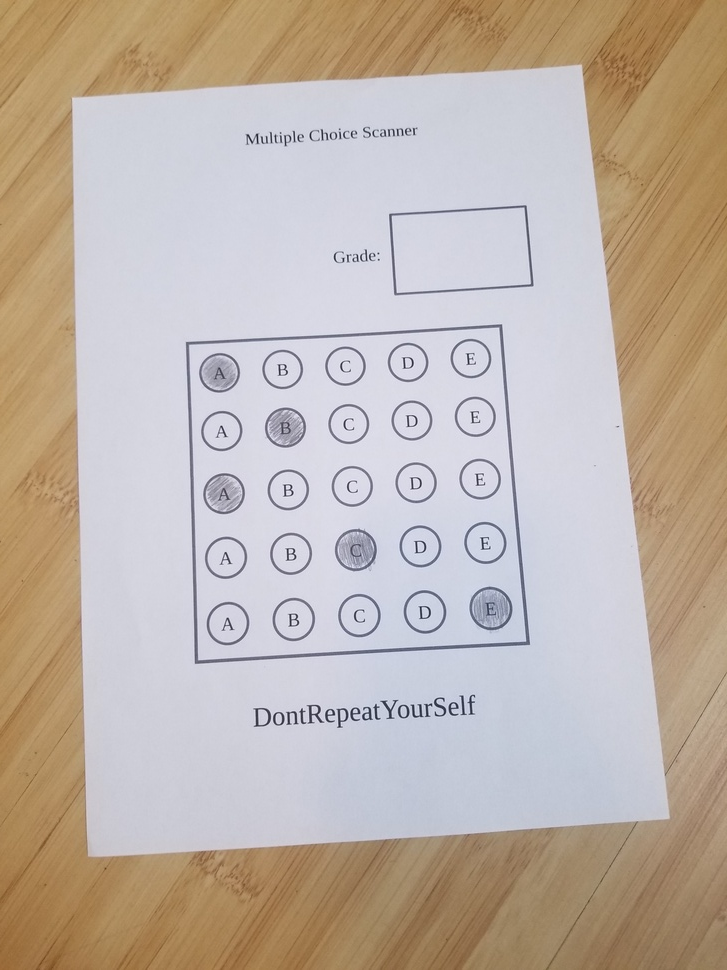
#> input picture images/3.jpg, 727 x 970 px, shrunk from 3024 x 4032 before the run
$ python nmain.py
#> lines starting #> are read from the running program, lines starting #| are printed output that depends on the picture; after the words box and inside, x2 and y2 are one past the last pixel; in counts of white or black regions, pixels touching at a corner belong together
import cv2
from PIL import Image
import matplotlib.pyplot as plt
import numpy as np


# [5 lines left out: function display_img, not called in this run]


def get_rect_cnts(contours): # a function is used to allow reuse of the code
    rect_cnts = []
    for cnt in contours:
        # approximate the contour
        peri = cv2.arcLength(cnt, True)
        approx = cv2.approxPolyDP(cnt, 0.02 * peri, True)
        # if the approximated contour is a rectangle ...
        if len(approx) == 4:  # looking for 4 points/corners of the same intensity
            # append it to our list
            rect_cnts.append(approx)
    # sort the contours from biggest to smallest
    rect_cnts = sorted(rect_cnts, key=cv2.contourArea, reverse=True)

    return rect_cnts


def get_sans(img, correct):
    student_ans = []

    height, width = img.shape
    leng = len(correct)
    v_split = int(round(height / leng))
    h_split = int(round(width / 5))

    top = 0
    bottum = v_split

    for _ in range(0, leng):
        top_w = 0
        bottum_w = h_split
        most_like = []
        last = 0

        for i in range(0, 5):
            cropped_s = img[top:bottum, top_w:bottum_w]
            for_col = np.sum(cropped_s <= 200)
            if for_col > last:
                last = for_col
                most_like = correct[i]

            top_w = bottum_w
            bottum_w += h_split

        top = bottum
        bottum += v_split
        student_ans.append(most_like)

    return student_ans

# load img
file_path = "images/3.jpg"
img = cv2.imread(file_path)
#> img is the input picture: shape (970, 727, 3); mean B, G, R 168.8, 178.6, 190.9

#init
options = ["A", "B", "C", "D", "E"]
correct = ["A", "C", "B", "D", "E"]

# Grey Scale img
gray_img = cv2.cvtColor(img, cv2.COLOR_BGR2GRAY)
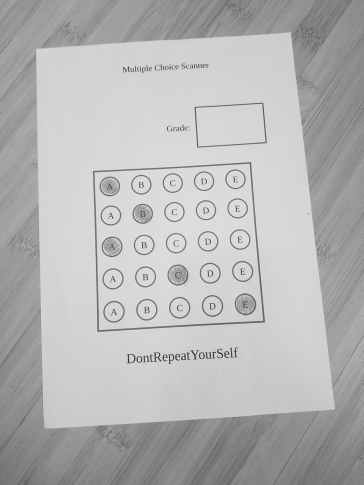
#> gray_img: shape (970, 727) (shown at 1/2 size); min 28, max 245, mean 181.2

# Blur img
blur_img = cv2.GaussianBlur(gray_img, (5, 5), 0)

ret, thresh = cv2.threshold(blur_img, 127, 255, 0)
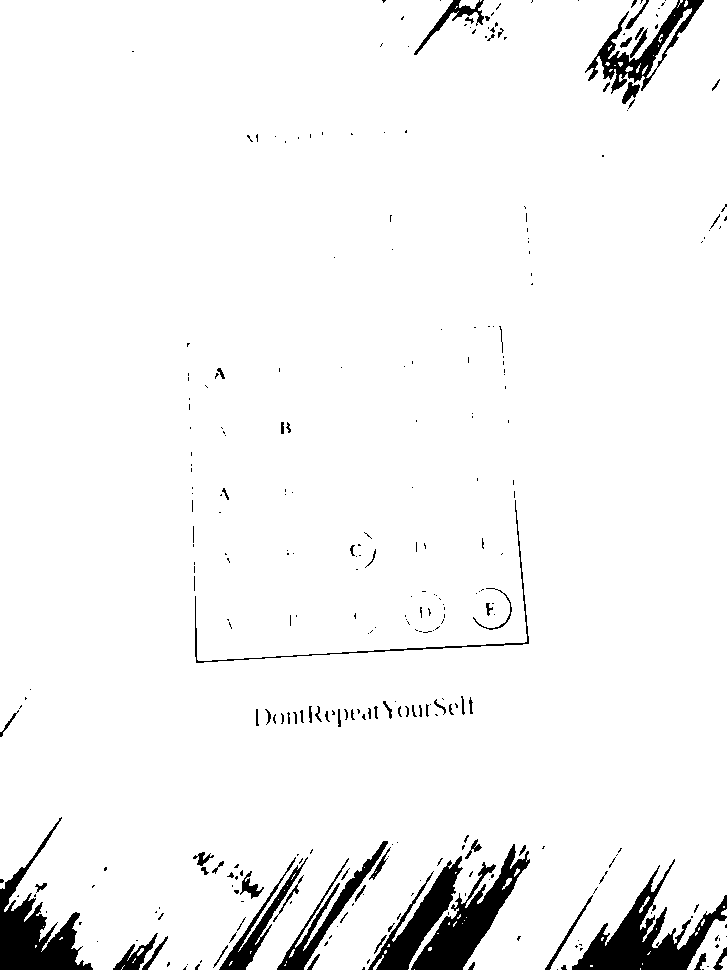
#> thresh: shape (970, 727); 95.5% white; 314 black regions (232 under 20 px), largest, box (x1, y1, x2, y2) and area: (572, 859, 727, 970) 5506, (0, 817, 93, 970) 4823, (411, 844, 530, 970) 4602

# makes edges more prominint
edge_img = cv2.Canny(blur_img, 10, 70)
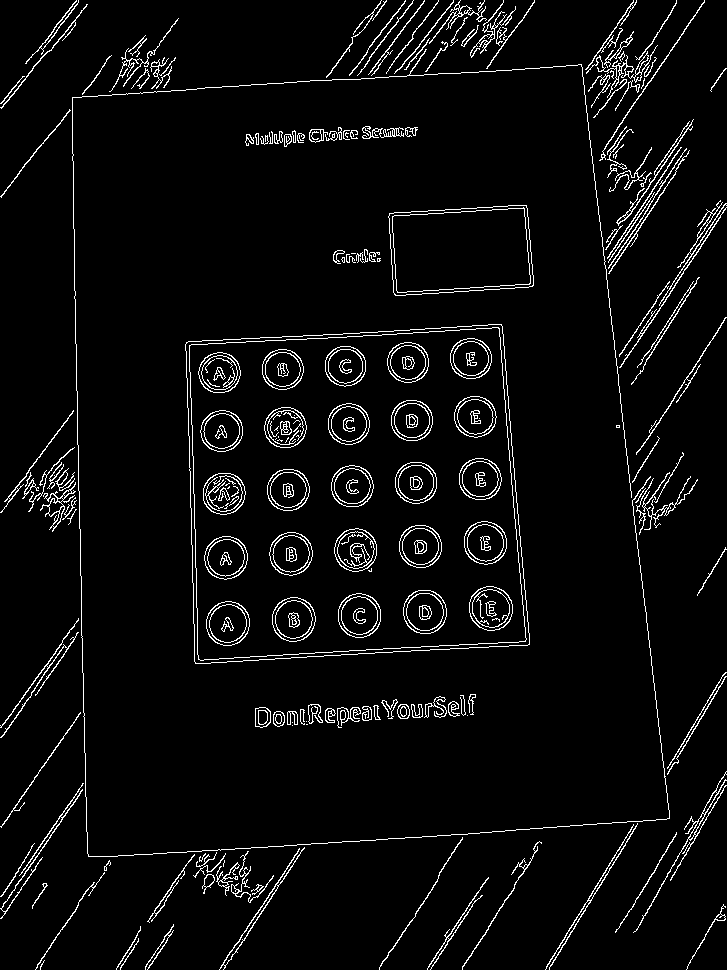
#> edge_img: shape (970, 727); 4.5% white in thin lines or dots

# gets the contors of the pages
contours, _ = cv2.findContours(edge_img, cv2.RETR_LIST, cv2.CHAIN_APPROX_NONE)
#> contours = 472 contours, 154 with area under 20; largest, box (x1, y1, x2, y2) and area: (185, 324, 530, 664) 104501, (185, 324, 530, 664) 104499, (189, 327, 527, 661) 100178, (189, 327, 527, 661) 100175, (388, 205, 534, 296) 11474
cntr = get_rect_cnts(contours)
#> the loop in get_rect_cnts, `for cnt in contours:` made 472 passes
#> peri on passes 5 to 7: 35.46, 184.6, 9.07
#> after the loop in get_rect_cnts, `for cnt in contours:`: rect_cnts = 33 contours, 17 with area under 20; largest, box (x1, y1, x2, y2) and area: (186, 324, 530, 664) 104344, (185, 324, 530, 664) 103756, (189, 327, 526, 660) 100176, (189, 327, 527, 661) 99621, (389, 205, 533, 295) 11182
#> cntr has the same summary as rect_cnts in get_rect_cnts
contor_img = cv2.drawContours(blur_img, cntr, 1, (255,255,255), 25)
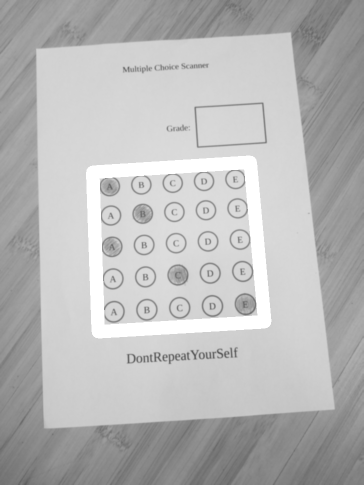
#> contor_img: shape (970, 727) (shown at 1/2 size); min 82, max 255, mean 183.8

# crops to the grade countor box
x,y,w,h = cv2.boundingRect(cntr[1])
#> x = 185; y = 324; w = 345; h = 340
cropped_img = contor_img[y:y+h, x:x+w]
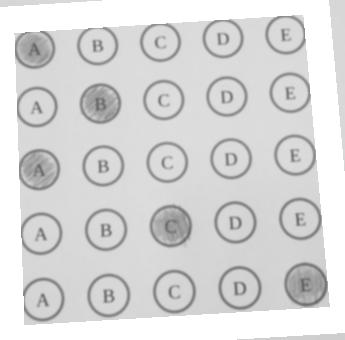
#> cropped_img: shape (340, 345); min 100, max 255, mean 215.7

stu_ans = get_sans(cropped_img, options)
#> after the loop in get_sans, `for _ in range(0, leng):`: bottum = 408; student_ans = ['A', 'B', 'A', 'C', 'E']
#> stu_ans = ['A', 'B', 'A', 'C', 'E']
print(stu_ans)
#| ['A', 'B', 'A', 'C', 'E']

correct_count = 0

for index, ans in enumerate(correct):
    if stu_ans[index] == ans:
        correct_count += 1
#> after the loop, correct_count = 2

print(correct_count, "/", len(correct))
#| 2 / 5

$ run again, with images/1.jpg copied over images/3.jpg
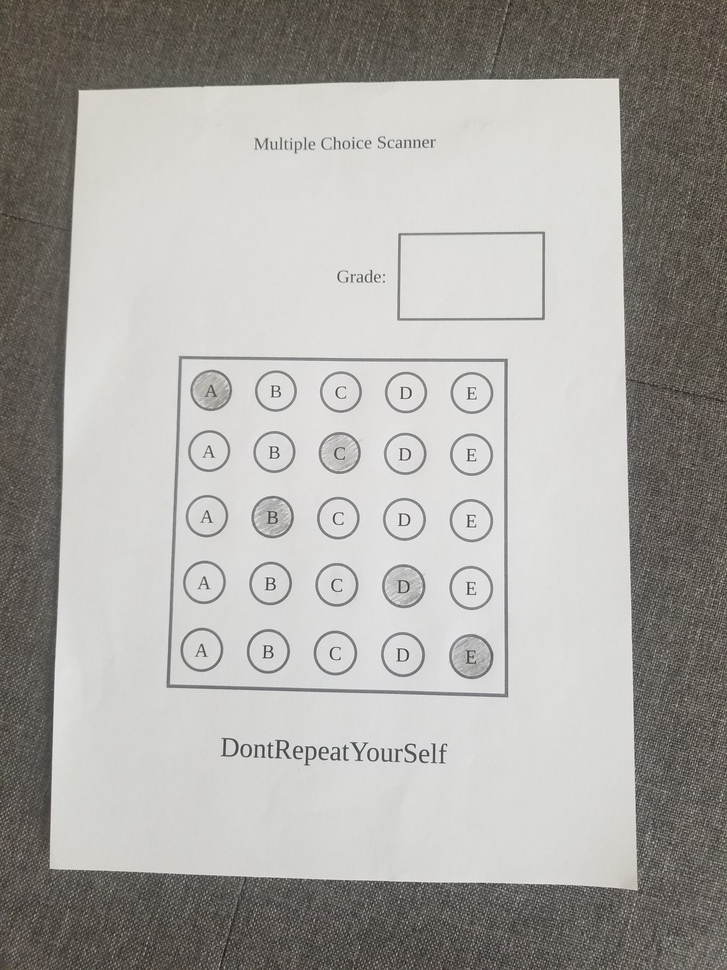
#> input picture images/1.jpg, 727 x 970 px, shrunk from 3024 x 4032 before the run
#> img is the input picture: shape (970, 727, 3); mean B, G, R 163.9, 168.2, 170.1
#> `ret, thresh = cv2.threshold(blur_img, 127, 255, 0)`:
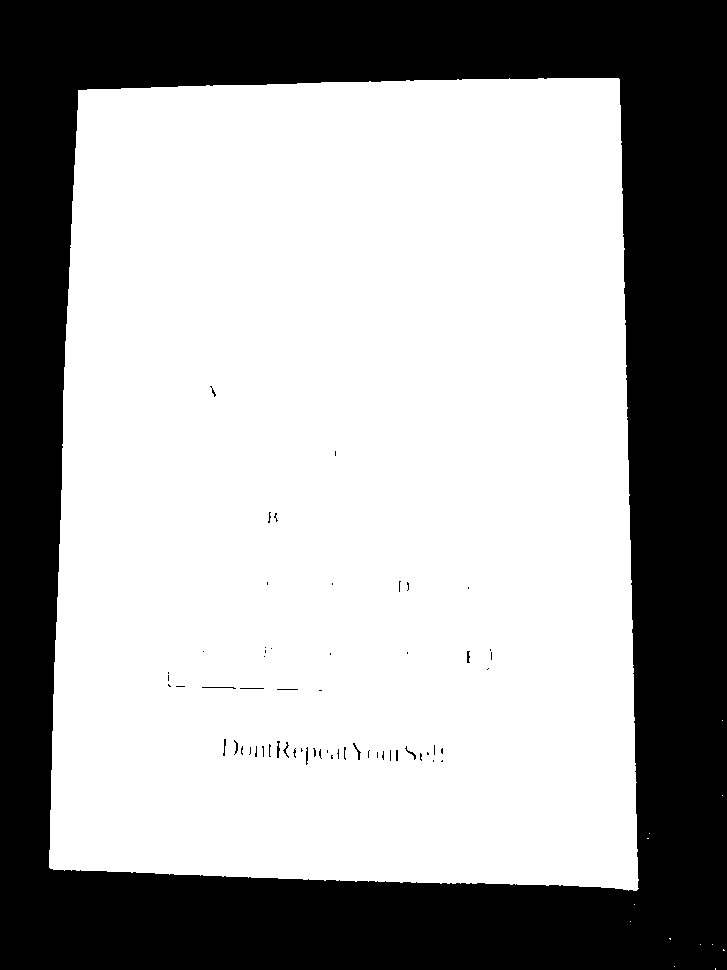
#> thresh: shape (970, 727); 64% white; 60 black regions (47 under 20 px), largest, box (x1, y1, x2, y2) and area: (0, 0, 727, 970) 252960, (277, 741, 280, 758) 36, (353, 743, 361, 760) 36
#> edge_img: shape (970, 727); 12.4% white in thin lines or dots
#> contours = 2701 contours, 1921 with area under 20; largest, box (x1, y1, x2, y2) and area: (49, 78, 640, 891) 450465, (49, 78, 638, 891) 450461, (166, 355, 509, 698) 112214, (166, 355, 509, 698) 112210, (169, 359, 505, 694) 107773
#> the loop in get_rect_cnts, `for cnt in contours:` made 2701 passes
#> peri on passes 1 to 3: 12.24, 8.24, 7.66
#> after the loop in get_rect_cnts, `for cnt in contours:`: rect_cnts = 323 contours, 307 with area under 20; largest, box (x1, y1, x2, y2) and area: (50, 78, 640, 890) 448227, (52, 78, 638, 890) 446237, (166, 356, 508, 698) 111768, (166, 355, 508, 698) 111124, (170, 359, 505, 694) 107620
#> cntr has the same summary as rect_cnts in get_rect_cnts
#> x = 52; y = 78; w = 586; h = 812
#> `cropped_img = contor_img[y:y+h, x:x+w]`:
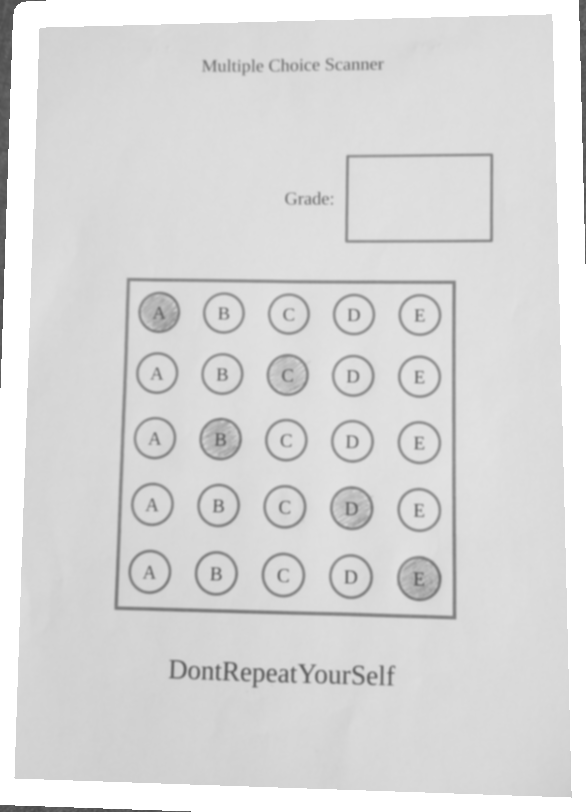
#> cropped_img: shape (812, 586); min 72, max 255, mean 217.5
#> after the loop in get_sans, `for _ in range(0, leng):`: bottum = 972; student_ans = ['A', 'B', 'B', 'D', 'C']
#| ['A', 'B', 'B', 'D', 'C']
#> after the loop `for index, ans in enumerate(correct):`: correct_count = 3
#| 3 / 5

$ run again, with images/2.jpg copied over images/3.jpg
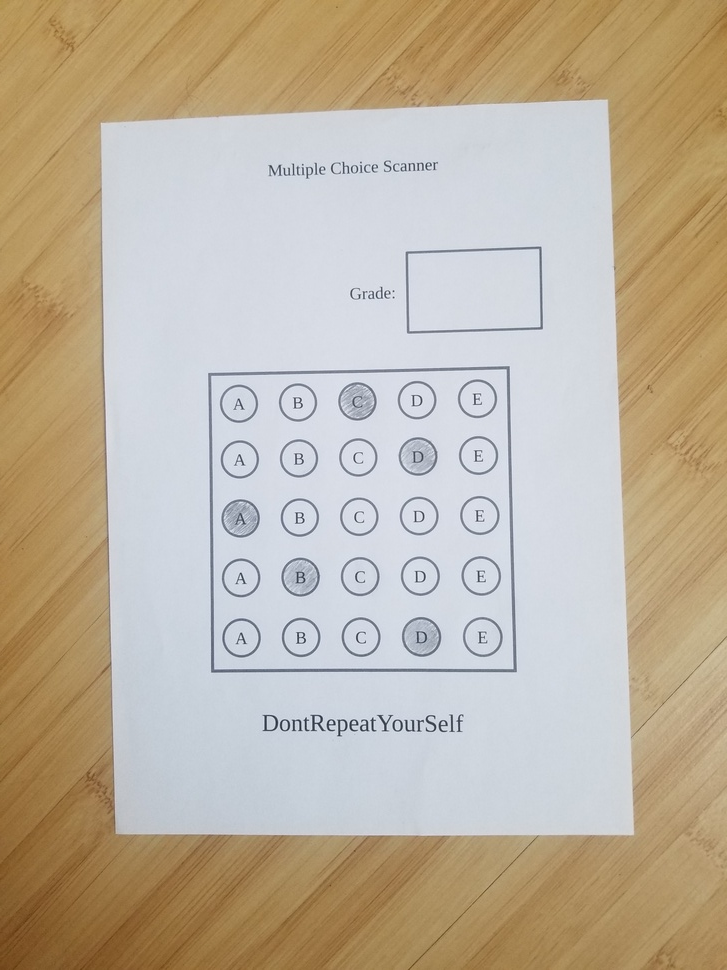
#> input picture images/2.jpg, 727 x 970 px, shrunk from 3024 x 4032 before the run
#> img is the input picture: shape (970, 727, 3); mean B, G, R 160.2, 178.6, 190.5
#> `ret, thresh = cv2.threshold(blur_img, 127, 255, 0)`:
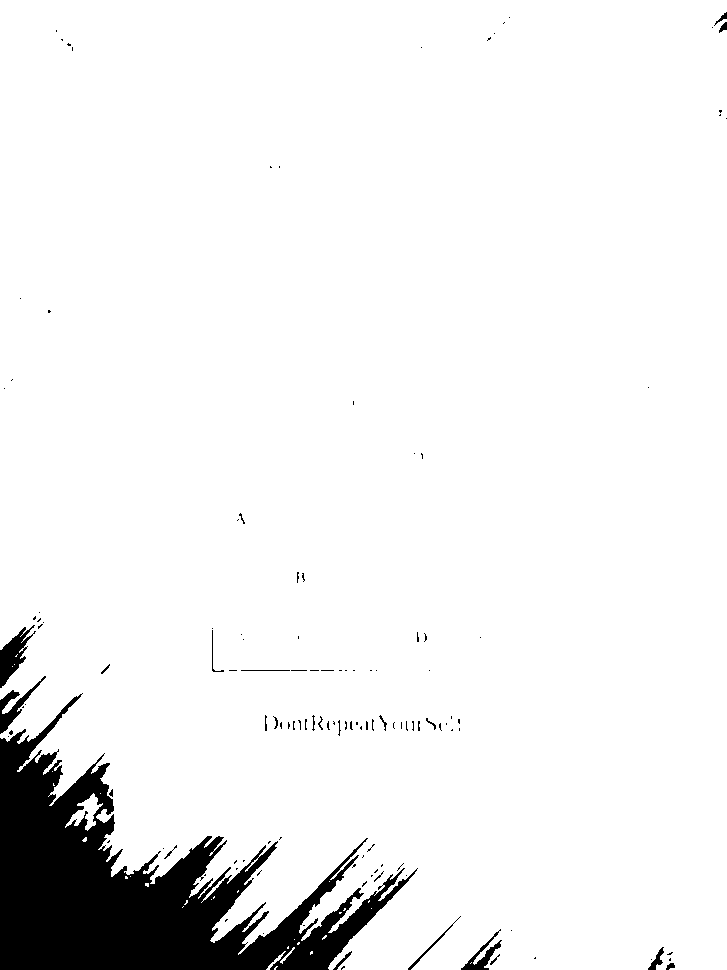
#> thresh: shape (970, 727); 93.5% white; 128 black regions (103 under 20 px), largest, box (x1, y1, x2, y2) and area: (0, 693, 418, 970) 42341, (0, 625, 36, 688) 911, (0, 676, 46, 734) 617
#> edge_img: shape (970, 727); 4.3% white in thin lines or dots
#> contours = 437 contours, 139 with area under 20; largest, box (x1, y1, x2, y2) and area: (100, 0, 635, 836) 372566, (100, 99, 635, 836) 372392, (208, 366, 517, 673) 91771, (208, 366, 517, 673) 91769, (211, 369, 514, 670) 87809
#> the loop in get_rect_cnts, `for cnt in contours:` made 437 passes
#> peri on passes 1 to 3: 13.9, 32.97, 12.49
#> after the loop in get_rect_cnts, `for cnt in contours:`: rect_cnts = 36 contours, 15 with area under 20; largest, box (x1, y1, x2, y2) and area: (100, 99, 634, 835) 368874, (208, 366, 517, 673) 91526, (208, 366, 517, 673) 90932, (211, 369, 514, 670) 87932, (211, 369, 514, 670) 87350
#> cntr has the same summary as rect_cnts in get_rect_cnts
#> x = 208; y = 366; w = 309; h = 307
#> `cropped_img = contor_img[y:y+h, x:x+w]`:
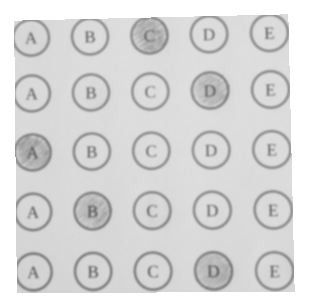
#> cropped_img: shape (307, 309); min 112, max 255, mean 216
#> after the loop in get_sans, `for _ in range(0, leng):`: bottum = 366; student_ans = ['C', 'D', 'A', 'B', 'D']
#| ['C', 'D', 'A', 'B', 'D']
#> after the loop `for index, ans in enumerate(correct):`: correct_count = 0
#| 0 / 5
